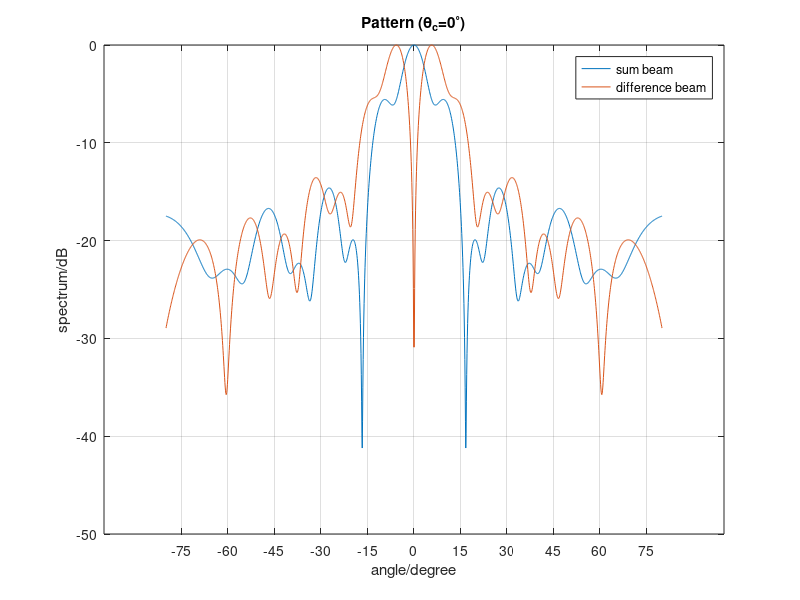
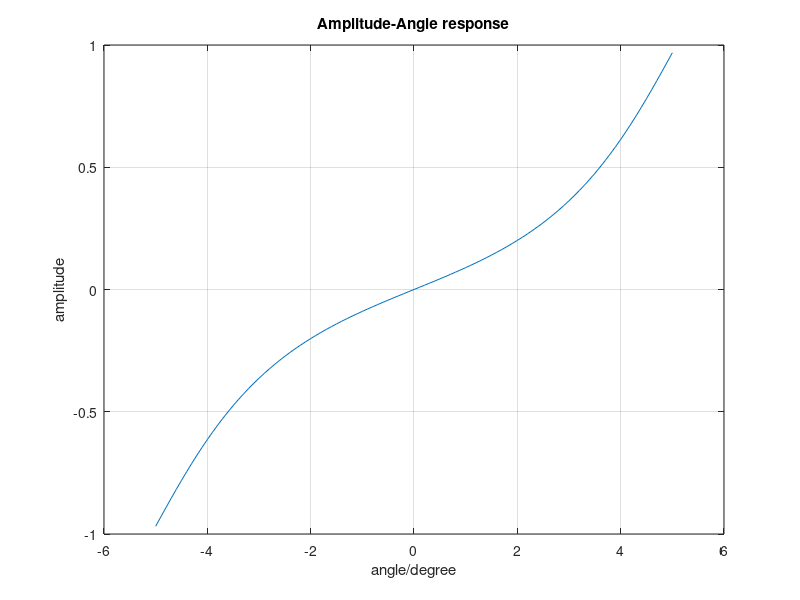

Recreate these plots in MATLAB, in order.
num_array = 8;
f = 10e9;
c = 3e8;
wavelength = c/f;
margin = wavelength/2;
theta_signal = [-5; 5] + 0;

dir1 = exp(-1j*2*pi*margin*(0: num_array - 1)'*sind(theta_signal(1))/wavelength);
dir2 = exp(-1j*2*pi*margin*(0: num_array - 1)'*sind(theta_signal(2))/wavelength);

theta = (-80: 0.1: 80)';
pattern1 = zeros(length(theta), 1);
pattern2 = zeros(length(theta), 1);
for n = 1: length(theta)
    steerVec = exp(-1j*2*pi*margin*(0: num_array - 1)'*sind(theta(n))/wavelength);
    pattern1(n) = dir1'*steerVec;
    pattern2(n) = dir2'*steerVec;
end
sum_beam = pattern2 + conj(pattern1);
dif_beam = pattern2 - conj(pattern1);
figure(1)
plot(theta, 20*log10(abs(sum_beam)/max(abs(sum_beam))))
hold on
plot(theta, 20*log10(abs(dif_beam)/max(abs(dif_beam))))
hold off
legend('sum beam', 'difference beam')
set(gca, 'XTICK', -75: 15: 75)
grid on
xlabel('angle/degree')
ylabel('spectrum/dB')
title('Pattern (\theta_c=0^\circ)')

ratio = dif_beam./sum_beam;
figure(2)
plot(theta(find(theta == -5): find(theta == 5)),...
    real(ratio(find(theta == -5): find(theta == 5))))
grid on
xlabel('angle/degree')
ylabel('amplitude')
title('Amplitude-Angle response')